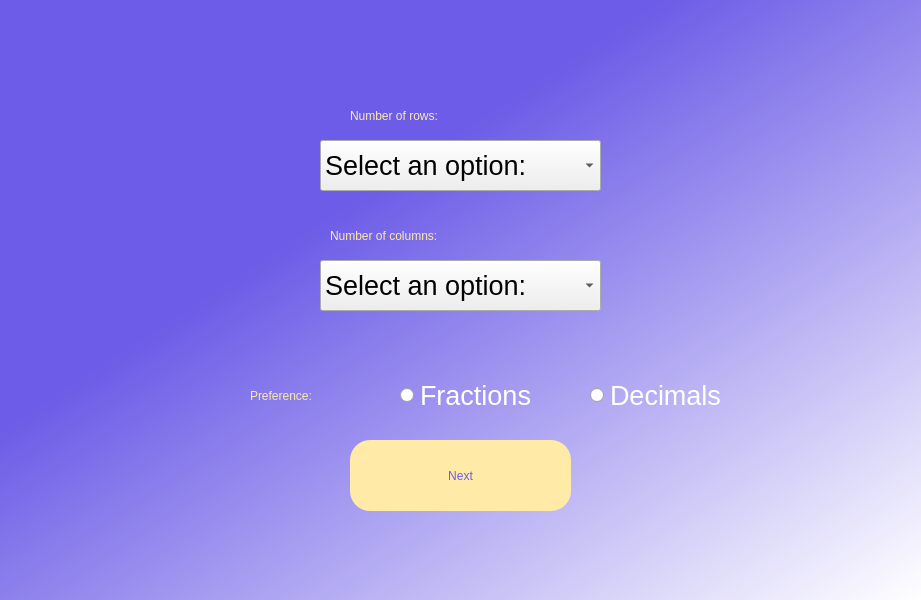
<?xml version="1.0" encoding="UTF-8"?>
<ui version="4.0">
 <class>Dialog</class>
 <widget class="QDialog" name="Dialog">
  <property name="geometry">
   <rect>
    <x>0</x>
    <y>0</y>
    <width>921</width>
    <height>600</height>
   </rect>
  </property>
  <property name="windowTitle">
   <string>Dialog</string>
  </property>
  <widget class="QWidget" name="widget" native="true">
   <property name="geometry">
    <rect>
     <x>0</x>
     <y>0</y>
     <width>921</width>
     <height>600</height>
    </rect>
   </property>
   <property name="styleSheet">
    <string notr="true">QWidget#widget{
background-color:qlineargradient(spread:pad, x1:0, y1:0, x2:1, y2:1, stop:0.357955 rgb(108, 92, 231), stop:1 rgb(255, 255, 255))}</string>
   </property>
   <widget class="QLabel" name="label_2">
    <property name="geometry">
     <rect>
      <x>350</x>
      <y>100</y>
      <width>211</width>
      <height>31</height>
     </rect>
    </property>
    <property name="styleSheet">
     <string notr="true">font: 16pt &quot;MS Shell Dlg 2&quot;;
color:rgb(255, 234, 167);</string>
    </property>
    <property name="text">
     <string>Number of rows: </string>
    </property>
   </widget>
   <widget class="QPushButton" name="next_button">
    <property name="geometry">
     <rect>
      <x>350</x>
      <y>440</y>
      <width>221</width>
      <height>71</height>
     </rect>
    </property>
    <property name="styleSheet">
     <string notr="true">border-radius: 20px;
font: 75 30pt &quot;Malgun Gothic&quot;;
color: rgb(108, 92, 231);
background-color: rgb(255, 234, 167);</string>
    </property>
    <property name="text">
     <string>Next</string>
    </property>
   </widget>
   <widget class="QLabel" name="label_3">
    <property name="geometry">
     <rect>
      <x>330</x>
      <y>220</y>
      <width>251</width>
      <height>31</height>
     </rect>
    </property>
    <property name="styleSheet">
     <string notr="true">font: 16pt &quot;MS Shell Dlg 2&quot;;
color:rgb(255, 234, 167);</string>
    </property>
    <property name="text">
     <string>Number of columns:</string>
    </property>
   </widget>
   <widget class="QLabel" name="error_1">
    <property name="geometry">
     <rect>
      <x>610</x>
      <y>160</y>
      <width>161</width>
      <height>16</height>
     </rect>
    </property>
    <property name="styleSheet">
     <string notr="true">font: 10pt &quot;MS Shell Dlg 2&quot;;
color: rgb(255, 0, 0);</string>
    </property>
    <property name="text">
     <string/>
    </property>
   </widget>
   <widget class="QLabel" name="error_2">
    <property name="geometry">
     <rect>
      <x>610</x>
      <y>290</y>
      <width>191</width>
      <height>16</height>
     </rect>
    </property>
    <property name="styleSheet">
     <string notr="true">font: 10pt &quot;MS Shell Dlg 2&quot;;
color: rgb(255, 0, 0);</string>
    </property>
    <property name="text">
     <string/>
    </property>
   </widget>
   <widget class="QLabel" name="label_4">
    <property name="geometry">
     <rect>
      <x>250</x>
      <y>380</y>
      <width>391</width>
      <height>31</height>
     </rect>
    </property>
    <property name="styleSheet">
     <string notr="true">font: 16pt &quot;MS Shell Dlg 2&quot;;
color:rgb(255, 234, 167);</string>
    </property>
    <property name="text">
     <string>Preference:</string>
    </property>
   </widget>
   <widget class="QComboBox" name="row_selection">
    <property name="geometry">
     <rect>
      <x>320</x>
      <y>140</y>
      <width>281</width>
      <height>51</height>
     </rect>
    </property>
    <property name="font">
     <font>
      <pointsize>20</pointsize>
     </font>
    </property>
    <item>
     <property name="text">
      <string>Select an option:</string>
     </property>
    </item>
    <item>
     <property name="text">
      <string>1</string>
     </property>
    </item>
    <item>
     <property name="text">
      <string>2</string>
     </property>
    </item>
    <item>
     <property name="text">
      <string>3</string>
     </property>
    </item>
    <item>
     <property name="text">
      <string>4</string>
     </property>
    </item>
    <item>
     <property name="text">
      <string>5</string>
     </property>
    </item>
    <item>
     <property name="text">
      <string>6</string>
     </property>
    </item>
   </widget>
   <widget class="QComboBox" name="column_selection">
    <property name="geometry">
     <rect>
      <x>320</x>
      <y>260</y>
      <width>281</width>
      <height>51</height>
     </rect>
    </property>
    <property name="font">
     <font>
      <pointsize>20</pointsize>
     </font>
    </property>
    <item>
     <property name="text">
      <string>Select an option:</string>
     </property>
    </item>
    <item>
     <property name="text">
      <string>1</string>
     </property>
    </item>
    <item>
     <property name="text">
      <string>2</string>
     </property>
    </item>
    <item>
     <property name="text">
      <string>3</string>
     </property>
    </item>
    <item>
     <property name="text">
      <string>4</string>
     </property>
    </item>
    <item>
     <property name="text">
      <string>5</string>
     </property>
    </item>
    <item>
     <property name="text">
      <string>6</string>
     </property>
    </item>
   </widget>
   <widget class="QRadioButton" name="decimals_check">
    <property name="geometry">
     <rect>
      <x>590</x>
      <y>380</y>
      <width>161</width>
      <height>31</height>
     </rect>
    </property>
    <property name="font">
     <font>
      <pointsize>20</pointsize>
     </font>
    </property>
    <property name="styleSheet">
     <string notr="true">color: rgb(255, 255, 255);</string>
    </property>
    <property name="text">
     <string>Decimals</string>
    </property>
   </widget>
   <widget class="QRadioButton" name="fractions_check">
    <property name="geometry">
     <rect>
      <x>400</x>
      <y>380</y>
      <width>161</width>
      <height>31</height>
     </rect>
    </property>
    <property name="font">
     <font>
      <pointsize>20</pointsize>
     </font>
    </property>
    <property name="styleSheet">
     <string notr="true">color: rgb(255, 255, 255);</string>
    </property>
    <property name="text">
     <string>Fractions</string>
    </property>
   </widget>
  </widget>
 </widget>
 <resources/>
 <connections/>
 <slots>
  <slot>browseSlot()</slot>
 </slots>
</ui>
